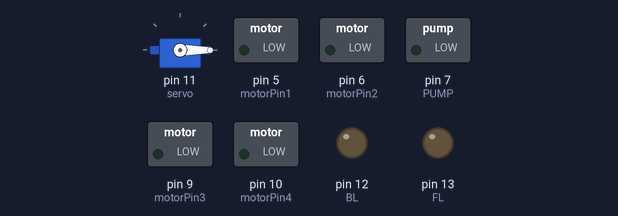
Bench run of a sketch on a simulated Arduino Uno, built with avr-gcc and run on an emulated ATmega328P. Parts: servo, switched loads named in the sketch (green lamp = pin HIGH), output pins drawn as LEDs (lit = HIGH).

Above: at 0.1 s.
At 4.1 s:
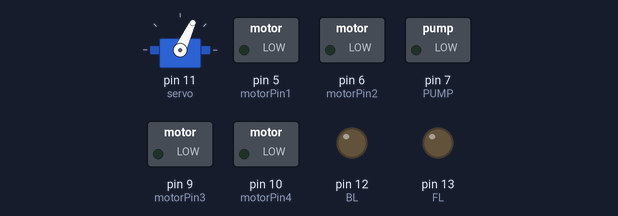
At 8.1 s:
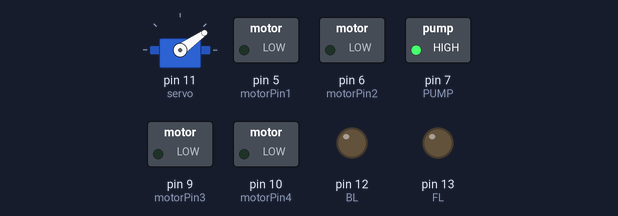
At 10.1 s:
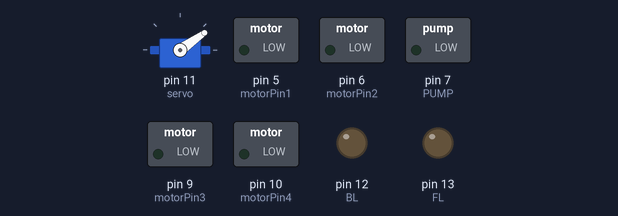
Timing chart, 0 to 11.6 s (numbered marks = the images above):
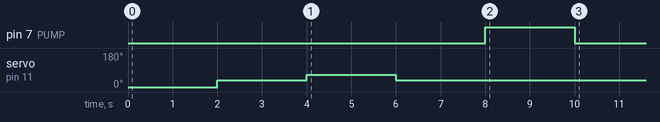

The sketch:

robot-car-firefighter-bluetooth-upgrade-full-control.ino
```cpp
#include <Servo.h>

Servo servo;

//Motor A
const int motorPin1  = 5;
const int motorPin2  = 6;
//Motor B
const int motorPin3  = 9;
const int motorPin4  = 10;
//PUMP
const int PUMP = 7;

int vSpeed;
int state;

int FL = 13;
int BL = 12;

void setup()
{
   Serial.begin(9600);
   pinMode(PUMP,OUTPUT);
   pinMode(motorPin1, OUTPUT);
   pinMode(motorPin2, OUTPUT);
   pinMode(motorPin3, OUTPUT);
   pinMode(motorPin4, OUTPUT);
   pinMode(FL,OUTPUT);
   pinMode(BL,OUTPUT);

    servo.attach(11);
    servo.write(0);
    delay(2000);
    servo.write(35);
    delay(2000);
    servo.write(65);
    delay(2000);
    servo.write(35);
    delay(2000);

    digitalWrite(PUMP, HIGH);
    delay(2000);
    digitalWrite(PUMP, LOW);
}

void loop()
{
if(Serial.available() >0)
  {
    state = Serial.read();
  }
   if (state == '0'){
      vSpeed=0; }
    else if (state == '1'){
      vSpeed=25;}
    else if (state == '2'){
      vSpeed=50;}
    else if (state == '3'){
      vSpeed=75;}
    else if (state == '4'){
      vSpeed=100;}
    else if (state == '5'){
      vSpeed=125;}
    else if (state == '6'){
      vSpeed=150;}
    else if (state == '7'){
      vSpeed=175;}
    else if (state == '8'){
      vSpeed=200;}
    else if (state == '9'){
      vSpeed=225;}
    else if (state == 'q'){
      vSpeed=255;}


if(state=='F')
{
  servo.write(35);
  analogWrite(motorPin1, vSpeed);
  analogWrite(motorPin2, 0);
  analogWrite(motorPin3, vSpeed);
  analogWrite(motorPin4, 0);
}
else if(state=='B')
{
  servo.write(35);
  analogWrite(motorPin1, 0);
  analogWrite(motorPin2, vSpeed);
  analogWrite(motorPin3, 0);
  analogWrite(motorPin4, vSpeed);
}
else if(state=='R')
{
  servo.write(35);
  analogWrite(motorPin1, 0);
  analogWrite(motorPin2, vSpeed);
  analogWrite(motorPin3, vSpeed);
  analogWrite(motorPin4, 0);
}
else if(state=='L')
{
  servo.write(35);
  analogWrite(motorPin1, vSpeed);
  analogWrite(motorPin2, 0);
  analogWrite(motorPin3, 0);
  analogWrite(motorPin4, vSpeed);
}
else if(state == 'S')
{
  servo.write(35);
  analogWrite(motorPin1, 0);
  analogWrite(motorPin2, 0);
  analogWrite(motorPin3, 0);
  analogWrite(motorPin4, 0);
}
else if(state=='W')
{
  digitalWrite(FL,HIGH);
}
else if(state=='w')
{
  digitalWrite(FL,LOW);
}
else if(state=='U')
{
  digitalWrite(BL,HIGH);
}
else if(state=='u')
{
  digitalWrite(BL,LOW);
}
else if(state=='I')
{
  servo.write(0);
}
else if(state=='G')
{
  servo.write(65);
}
else if(state=='H')
{
  servo.write(35);
}
else if(state=='J')
{
  servo.write(35);
}
else if(state=='V')
{
  digitalWrite(PUMP,HIGH);
}
else if(state=='v')
{
  digitalWrite(PUMP,LOW);
}

}
```
